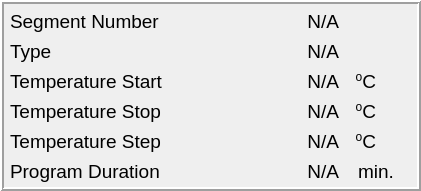
         <widget class="QFrame" name="frame_13">
          <property name="geometry">
           <rect>
            <x>30</x>
            <y>440</y>
            <width>421</width>
            <height>191</height>
           </rect>
          </property>
          <property name="frameShape">
           <enum>QFrame::Box</enum>
          </property>
          <property name="frameShadow">
           <enum>QFrame::Raised</enum>
          </property>
          <property name="lineWidth">
           <number>2</number>
          </property>
          <widget class="QLabel" name="labelSegmentsConfiguratorNextNumberInfo">
           <property name="geometry">
            <rect>
             <x>10</x>
             <y>10</y>
             <width>160</width>
             <height>22</height>
            </rect>
           </property>
           <property name="font">
            <font>
             <pointsize>14</pointsize>
             <weight>50</weight>
             <italic>false</italic>
             <bold>false</bold>
            </font>
           </property>
           <property name="text">
            <string>Segment Number</string>
           </property>
          </widget>
          <widget class="QLabel" name="labelSegmentsConfiguratorNextNumber">
           <property name="geometry">
            <rect>
             <x>250</x>
             <y>10</y>
             <width>89</width>
             <height>22</height>
            </rect>
           </property>
           <property name="font">
            <font>
             <pointsize>14</pointsize>
             <weight>50</weight>
             <italic>false</italic>
             <bold>false</bold>
            </font>
           </property>
           <property name="text">
            <string>N/A</string>
           </property>
           <property name="alignment">
            <set>Qt::AlignRight|Qt::AlignTrailing|Qt::AlignVCenter</set>
           </property>
          </widget>
          <widget class="QLabel" name="labelSegmentsConfiguratorNextTypeInfo">
           <property name="geometry">
            <rect>
             <x>10</x>
             <y>40</y>
             <width>89</width>
             <height>22</height>
            </rect>
           </property>
           <property name="font">
            <font>
             <pointsize>14</pointsize>
             <weight>50</weight>
             <italic>false</italic>
             <bold>false</bold>
            </font>
           </property>
           <property name="text">
            <string>Type</string>
           </property>
          </widget>
          <widget class="QLabel" name="labelSegmentsConfiguratorNextType">
           <property name="geometry">
            <rect>
             <x>250</x>
             <y>40</y>
             <width>89</width>
             <height>22</height>
            </rect>
           </property>
           <property name="font">
            <font>
             <pointsize>14</pointsize>
             <weight>50</weight>
             <italic>false</italic>
             <bold>false</bold>
            </font>
           </property>
           <property name="text">
            <string>N/A</string>
           </property>
           <property name="alignment">
            <set>Qt::AlignRight|Qt::AlignTrailing|Qt::AlignVCenter</set>
           </property>
          </widget>
          <widget class="QLabel" name="labelSegmentsConfiguratorNextTemperatureStartInfo">
           <property name="geometry">
            <rect>
             <x>10</x>
             <y>70</y>
             <width>175</width>
             <height>22</height>
            </rect>
           </property>
           <property name="font">
            <font>
             <pointsize>14</pointsize>
             <weight>50</weight>
             <italic>false</italic>
             <bold>false</bold>
            </font>
           </property>
           <property name="text">
            <string>Temperature Start</string>
           </property>
          </widget>
          <widget class="QLabel" name="labelSegmentsConfiguratorNextTemperatureStart">
           <property name="geometry">
            <rect>
             <x>250</x>
             <y>70</y>
             <width>89</width>
             <height>22</height>
            </rect>
           </property>
           <property name="font">
            <font>
             <pointsize>14</pointsize>
             <weight>50</weight>
             <italic>false</italic>
             <bold>false</bold>
            </font>
           </property>
           <property name="text">
            <string>N/A</string>
           </property>
           <property name="alignment">
            <set>Qt::AlignRight|Qt::AlignTrailing|Qt::AlignVCenter</set>
           </property>
          </widget>
          <widget class="QLabel" name="labelSegmentsConfiguratorNextTemperatureStopInfo">
           <property name="geometry">
            <rect>
             <x>10</x>
             <y>100</y>
             <width>174</width>
             <height>22</height>
            </rect>
           </property>
           <property name="font">
            <font>
             <pointsize>14</pointsize>
             <weight>50</weight>
             <italic>false</italic>
             <bold>false</bold>
            </font>
           </property>
           <property name="text">
            <string>Temperature Stop</string>
           </property>
          </widget>
          <widget class="QLabel" name="labelSegmentsConfiguratorNextTemperatureStop">
           <property name="geometry">
            <rect>
             <x>250</x>
             <y>100</y>
             <width>89</width>
             <height>22</height>
            </rect>
           </property>
           <property name="font">
            <font>
             <pointsize>14</pointsize>
             <weight>50</weight>
             <italic>false</italic>
             <bold>false</bold>
            </font>
           </property>
           <property name="text">
            <string>N/A</string>
           </property>
           <property name="alignment">
            <set>Qt::AlignRight|Qt::AlignTrailing|Qt::AlignVCenter</set>
           </property>
          </widget>
          <widget class="QLabel" name="labelSegmentsConfiguratorNextTemperatureStepInfo">
           <property name="geometry">
            <rect>
             <x>10</x>
             <y>130</y>
             <width>173</width>
             <height>22</height>
            </rect>
           </property>
           <property name="font">
            <font>
             <pointsize>14</pointsize>
             <weight>50</weight>
             <italic>false</italic>
             <bold>false</bold>
            </font>
           </property>
           <property name="text">
            <string>Temperature Step</string>
           </property>
          </widget>
          <widget class="QLabel" name="labelSegmentsConfiguratorNextTemperatureStep">
           <property name="geometry">
            <rect>
             <x>250</x>
             <y>130</y>
             <width>89</width>
             <height>22</height>
            </rect>
           </property>
           <property name="font">
            <font>
             <pointsize>14</pointsize>
             <weight>50</weight>
             <italic>false</italic>
             <bold>false</bold>
            </font>
           </property>
           <property name="text">
            <string>N/A</string>
           </property>
           <property name="alignment">
            <set>Qt::AlignRight|Qt::AlignTrailing|Qt::AlignVCenter</set>
           </property>
          </widget>
          <widget class="QLabel" name="labelSegmentsConfiguratorNextProgramDurationInfo">
           <property name="geometry">
            <rect>
             <x>10</x>
             <y>160</y>
             <width>173</width>
             <height>22</height>
            </rect>
           </property>
           <property name="font">
            <font>
             <pointsize>14</pointsize>
             <weight>50</weight>
             <italic>false</italic>
             <bold>false</bold>
            </font>
           </property>
           <property name="text">
            <string>Program Duration</string>
           </property>
          </widget>
          <widget class="QLabel" name="labelSegmentsConfiguratorNextProgramDuration">
           <property name="geometry">
            <rect>
             <x>250</x>
             <y>160</y>
             <width>89</width>
             <height>22</height>
            </rect>
           </property>
           <property name="font">
            <font>
             <pointsize>14</pointsize>
             <weight>50</weight>
             <italic>false</italic>
             <bold>false</bold>
            </font>
           </property>
           <property name="text">
            <string>N/A</string>
           </property>
           <property name="alignment">
            <set>Qt::AlignRight|Qt::AlignTrailing|Qt::AlignVCenter</set>
           </property>
          </widget>
          <widget class="QLabel" name="labelSegmentsConfiguratorNextNumber_4">
           <property name="geometry">
            <rect>
             <x>355</x>
             <y>70</y>
             <width>21</width>
             <height>23</height>
            </rect>
           </property>
           <property name="font">
            <font>
             <pointsize>14</pointsize>
             <weight>50</weight>
             <italic>false</italic>
             <bold>false</bold>
            </font>
           </property>
           <property name="text">
            <string>&lt;html&gt;&lt;head/&gt;&lt;body&gt;&lt;p&gt;&lt;span style=&quot; vertical-align:super;&quot;&gt;o&lt;/span&gt;C&lt;/p&gt;&lt;/body&gt;&lt;/html&gt;</string>
           </property>
           <property name="alignment">
            <set>Qt::AlignRight|Qt::AlignTrailing|Qt::AlignVCenter</set>
           </property>
          </widget>
          <widget class="QLabel" name="labelSegmentsConfiguratorNextNumber_3">
           <property name="geometry">
            <rect>
             <x>355</x>
             <y>100</y>
             <width>21</width>
             <height>23</height>
            </rect>
           </property>
           <property name="font">
            <font>
             <pointsize>14</pointsize>
             <weight>50</weight>
             <italic>false</italic>
             <bold>false</bold>
            </font>
           </property>
           <property name="text">
            <string>&lt;html&gt;&lt;head/&gt;&lt;body&gt;&lt;p&gt;&lt;span style=&quot; vertical-align:super;&quot;&gt;o&lt;/span&gt;C&lt;/p&gt;&lt;/body&gt;&lt;/html&gt;</string>
           </property>
           <property name="alignment">
            <set>Qt::AlignRight|Qt::AlignTrailing|Qt::AlignVCenter</set>
           </property>
          </widget>
          <widget class="QLabel" name="labelSegmentsConfiguratorNextNumber_2">
           <property name="geometry">
            <rect>
             <x>355</x>
             <y>130</y>
             <width>21</width>
             <height>23</height>
            </rect>
           </property>
           <property name="font">
            <font>
             <pointsize>14</pointsize>
             <weight>50</weight>
             <italic>false</italic>
             <bold>false</bold>
            </font>
           </property>
           <property name="text">
            <string>&lt;html&gt;&lt;head/&gt;&lt;body&gt;&lt;p&gt;&lt;span style=&quot; vertical-align:super;&quot;&gt;o&lt;/span&gt;C&lt;/p&gt;&lt;/body&gt;&lt;/html&gt;</string>
           </property>
           <property name="alignment">
            <set>Qt::AlignRight|Qt::AlignTrailing|Qt::AlignVCenter</set>
           </property>
          </widget>
          <widget class="QLabel" name="labelSegmentsConfiguratorNextProgramDurationScale">
           <property name="geometry">
            <rect>
             <x>355</x>
             <y>160</y>
             <width>39</width>
             <height>23</height>
            </rect>
           </property>
           <property name="font">
            <font>
             <pointsize>14</pointsize>
             <weight>50</weight>
             <italic>false</italic>
             <bold>false</bold>
            </font>
           </property>
           <property name="text">
            <string>&lt;html&gt;&lt;head/&gt;&lt;body&gt;&lt;p&gt;min.&lt;/p&gt;&lt;/body&gt;&lt;/html&gt;</string>
           </property>
           <property name="alignment">
            <set>Qt::AlignRight|Qt::AlignTrailing|Qt::AlignVCenter</set>
           </property>
          </widget>
         </widget>
